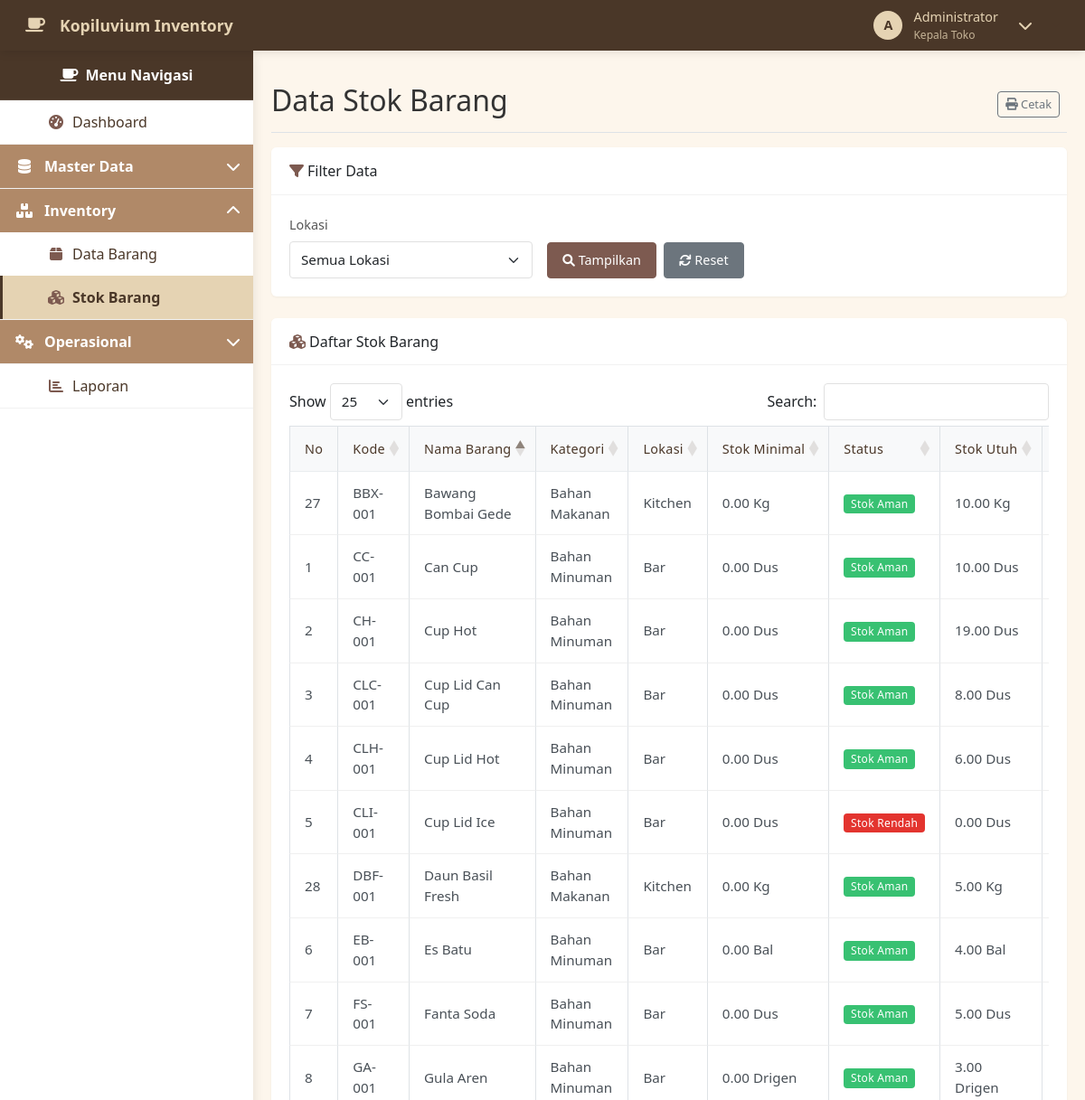
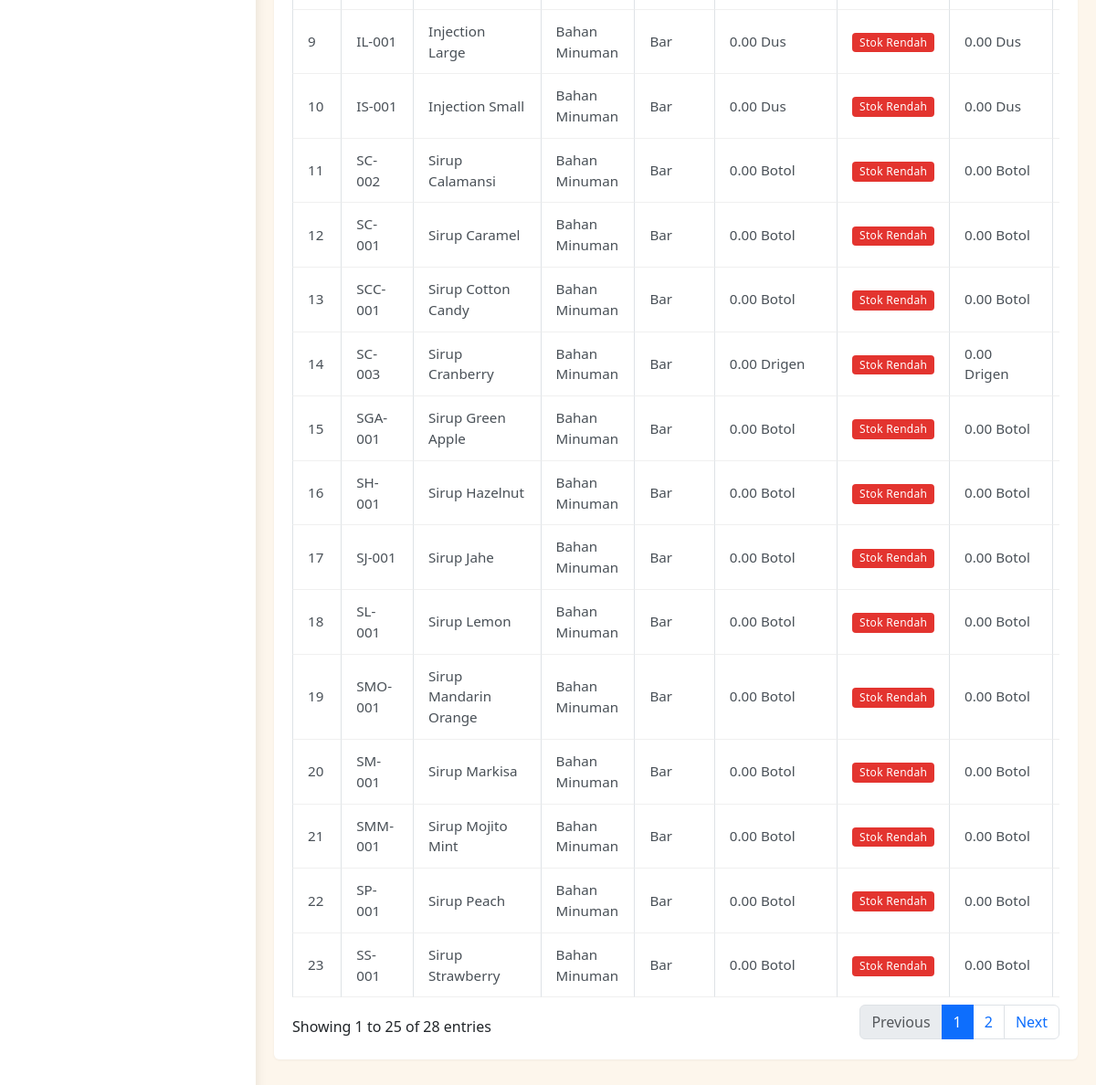
Page /modules/stock/index.php (signed in) on the committed database (2 pictures, top to bottom).
### tables this page shows
CREATE TABLE `stock` (
  `id` int(11) NOT NULL,
  `barang_id` int(11) NOT NULL,
  `lokasi_id` int(11) NOT NULL,
  `jumlah_utuh` decimal(12,2) DEFAULT 0.00,
  `jumlah_pecahan` decimal(12,2) DEFAULT 0.00,
  `stok_minimal` decimal(12,2) DEFAULT 0.00,
  `tanggal_update` date NOT NULL,
  `created_at` timestamp NOT NULL DEFAULT current_timestamp(),
  `updated_at` timestamp NOT NULL DEFAULT current_timestamp() ON UPDATE current_timestamp()
);

CREATE TABLE `barang` (
  `id` int(11) NOT NULL,
  `kode_barang` varchar(20) DEFAULT NULL,
  `nama_barang` varchar(100) NOT NULL,
  `kategori_id` int(11) NOT NULL,
  `satuan_utuh_id` int(11) NOT NULL,
  `satuan_pecahan_id` int(11) DEFAULT NULL,
  `is_aktif` tinyint(1) DEFAULT 1,
  `created_at` timestamp NOT NULL DEFAULT current_timestamp(),
  `updated_at` timestamp NOT NULL DEFAULT current_timestamp() ON UPDATE current_timestamp()
);

CREATE TABLE `kategori_barang` (
  `id` int(11) NOT NULL,
  `nama_kategori` varchar(50) NOT NULL,
  `lokasi_id` int(11) NOT NULL,
  `deskripsi` text DEFAULT NULL,
  `created_at` timestamp NOT NULL DEFAULT current_timestamp(),
  `updated_at` timestamp NOT NULL DEFAULT current_timestamp() ON UPDATE current_timestamp()
);

CREATE TABLE `lokasi` (
  `id` int(11) NOT NULL,
  `nama_lokasi` varchar(50) NOT NULL,
  `deskripsi` text DEFAULT NULL,
  `created_at` timestamp NOT NULL DEFAULT current_timestamp(),
  `updated_at` timestamp NOT NULL DEFAULT current_timestamp() ON UPDATE current_timestamp()
);

CREATE TABLE `satuan` (
  `id` int(11) NOT NULL,
  `nama_satuan` varchar(20) NOT NULL,
  `deskripsi` varchar(100) DEFAULT NULL,
  `created_at` timestamp NOT NULL DEFAULT current_timestamp(),
  `updated_at` timestamp NOT NULL DEFAULT current_timestamp() ON UPDATE current_timestamp()
);

### modules/stock/index.php (the view, shortened to what this page needs)
<?php
$db = new Database();
$conn = $db->getConnection();
$user_location_id = getUserLocationId();
$is_global_user = hasGlobalAccess();
if (!$is_global_user) {
    $lokasi_id = $user_location_id;
} else {
    $lokasi_id = isset($_GET['lokasi_id']) ? $_GET['lokasi_id'] : '';
}
$query = "SELECT s.*, b.kode_barang, b.nama_barang, k.nama_kategori,
          l.nama_lokasi, su.nama_satuan as satuan_utuh, sp.nama_satuan as satuan_pecahan
          FROM stock s
          JOIN barang b ON s.barang_id = b.id
          JOIN kategori_barang k ON b.kategori_id = k.id
          JOIN lokasi l ON s.lokasi_id = l.id
          JOIN satuan su ON b.satuan_utuh_id = su.id
          LEFT JOIN satuan sp ON b.satuan_pecahan_id = sp.id
          WHERE b.is_aktif = 1";
$query .= " ORDER BY l.nama_lokasi, k.nama_kategori, b.nama_barang ASC";
$stmt = $conn->prepare($query);
$stmt->execute();
$stock_list = $stmt->fetchAll(PDO::FETCH_ASSOC);
include '../../includes/header.php';
?>
<div class="d-flex justify-content-between flex-wrap flex-md-nowrap align-items-center pt-3 pb-2 mb-3 border-bottom">
    <h1 class="h2">Data Stok Barang</h1>
    <div class="btn-toolbar mb-2 mb-md-0">
        <div class="btn-group me-2">
            <a href="cetak.php<?php echo !empty($lokasi_id) ? '?lokasi_id=' . $lokasi_id : ''; ?>"
                class="btn btn-sm btn-outline-secondary" target="_blank">
                <i class="fas fa-print"></i> Cetak
            </a>
        </div>
    </div>
</div>
<div class="card mb-4">
    <div class="card-header">
        <i class="fas fa-filter me-1"></i>
        Filter Data
    </div>
    <div class="card-body">
        <form method="get" action="" class="row g-3">
            <div class="col-md-4">
                <label for="lokasi_id" class="form-label">Lokasi</label>
                <select class="form-select" id="lokasi_id" name="lokasi_id">
                    <option value="">Semua Lokasi</option>
                </select>
            </div>
            <div class="col-md-4 d-flex align-items-end">
                <button type="submit" class="btn btn-primary">
                    <i class="fas fa-search"></i> Tampilkan
                </button>
                <a href="index.php" class="btn btn-secondary ms-2">
                    <i class="fas fa-sync"></i> Reset
                </a>
            </div>
        </form>
    </div>
</div>
<div class="card mb-4">
    <div class="card-header">
        <i class="fas fa-cubes me-1"></i>
        Daftar Stok Barang
    </div>
    <div class="card-body">
        <div class="table-responsive">
            <table class="table table-bordered table-hover <?php echo !empty($stock_list) ? 'datatable' : ''; ?>"
                data-default-sort="2" data-default-order="asc">
                <thead>
                    <tr>
                        <th width="5%">No</th>
                        <th>Kode</th>
                        <th>Nama Barang</th>
                        <th>Kategori</th>
                        <th>Lokasi</th>
                        <th>Stok Minimal</th>
                        <th>Status</th>
                        <th>Stok Utuh</th>
                        <th>Stok Pecahan</th>
                    </tr>
                </thead>
                <tbody>
                    <?php if (empty($stock_list)): ?>
                        <tr>
                            <td colspan="11" class="text-center">Tidak ada data stok untuk filter yang dipilih. Silakan ubah
                                filter pencarian.</td>
                        </tr>
                    <?php else: ?>
                        <?php $no = 1;
                        foreach ($stock_list as $stock):
                            $status_class = ($stock['jumlah_utuh'] <= $stock['stok_minimal']) ? 'danger' : 'success';
                            $status_text = ($stock['jumlah_utuh'] <= $stock['stok_minimal']) ? 'Stok Rendah' : 'Stok Aman';
                            ?>
                            <tr>
                                <td><?php echo $no++; ?></td>
                                <td><?php echo $stock['kode_barang']; ?></td>
                                <td><?php echo $stock['nama_barang']; ?></td>
                                <td><?php echo $stock['nama_kategori']; ?></td>
                                <td><?php echo $stock['nama_lokasi']; ?></td>
                                <td><?php echo isset($stock['stok_minimal']) ? $stock['stok_minimal'] . ' ' . $stock['satuan_utuh'] : '-'; ?>
                                </td>
                                <td><span class="badge bg-<?php echo $status_class; ?>"><?php echo $status_text; ?></span></td>
                                <td><?php echo $stock['jumlah_utuh'] . ' ' . $stock['satuan_utuh']; ?></td>
                                <td>
                                </td>
                            </tr>
                        <?php endforeach; ?>
                    <?php endif; ?>
                </tbody>
            </table>
        </div>
    </div>
</div>
<?php include '../../includes/footer.php'; ?>

### includes/header.php (style rules this page uses)
:root { --coffee-dark: #4A3728; --coffee-medium: #7D5A50; --coffee-light: #B08968; --coffee-cream: #E5D3B3; --coffee-bg: #FDF6EC; --sidebar-width: 280px; --header-height: 56px; }
body { min-height: 100vh; display: flex; flex-direction: column; background-color: var(--coffee-bg); color: #333; overflow-x: hidden; }
.table { margin-bottom: 0; font-size: 0.95rem; }
.table thead th { background-color: #f8f9fa; border-bottom: 1px solid #e9ecef; color: var(--coffee-dark); font-weight: 500; padding: 0.85rem 1rem; white-space: nowrap; font-size: 0.9rem; letter-spacing: 0.3px; }
.table tbody td { padding: 0.75rem 1rem; vertical-align: middle; color: #495057; border-bottom: 1px solid #f0f0f0; }
.form-control, .form-select { border: 1px solid #e0e0e0; border-radius: 4px; padding: 0.5rem 0.75rem; font-size: 0.95rem; }
.form-label { font-weight: 500; color: #555; font-size: 0.9rem; margin-bottom: 0.5rem; }
.card { border: none; box-shadow: 0 1px 3px rgba(0, 0, 0, 0.05); border-radius: 6px; overflow: hidden; margin-bottom: 1.5rem; }
.card-header { background-color: #fff; border-bottom: 1px solid rgba(0, 0, 0, 0.05); padding: 0.85rem 1.25rem; display: flex; align-items: center; }
.card-header i { color: var(--coffee-medium); margin-right: 0.75rem; }
.card-body { padding: 1.25rem; }
.badge { padding: 0.4em 0.65em; font-weight: 500; border-radius: 4px; font-size: 0.75rem; letter-spacing: 0.3px; }
.bg-success { background-color: #38c172 !important; }
.bg-danger { background-color: #e3342f !important; }
.btn { font-weight: 500; padding: 0.5rem 1rem; border-radius: 4px; font-size: 0.9rem; transition: all 0.2s; }
.btn-sm { padding: 0.25rem 0.5rem; font-size: 0.8rem; }
.btn-primary { background-color: var(--coffee-medium); border-color: var(--coffee-medium); }
.btn i { font-size: 0.85rem; }

### rows in the picture
stock: barang.kode_barang "CC-001", barang.nama_barang "Can Cup", kategori_barang.nama_kategori "Bahan Minuman", lokasi.nama_lokasi "Bar", stok_minimal "0.00", satuan.nama_satuan "Dus", status_text "Stok Aman", jumlah_utuh "10.00"
stock: barang.kode_barang "CH-001", barang.nama_barang "Cup Hot", kategori_barang.nama_kategori "Bahan Minuman", lokasi.nama_lokasi "Bar", stok_minimal "0.00", satuan.nama_satuan "Dus", status_text "Stok Aman", jumlah_utuh "19.00"
stock: barang.kode_barang "CLC-001", barang.nama_barang "Cup Lid Can Cup", kategori_barang.nama_kategori "Bahan Minuman", lokasi.nama_lokasi "Bar", stok_minimal "0.00", satuan.nama_satuan "Dus", status_text "Stok Aman", jumlah_utuh "8.00"
stock: barang.kode_barang "CLH-001", barang.nama_barang "Cup Lid Hot", kategori_barang.nama_kategori "Bahan Minuman", lokasi.nama_lokasi "Bar", stok_minimal "0.00", satuan.nama_satuan "Dus", status_text "Stok Aman", jumlah_utuh "6.00"
stock: barang.kode_barang "CLI-001", barang.nama_barang "Cup Lid Ice", kategori_barang.nama_kategori "Bahan Minuman", lokasi.nama_lokasi "Bar", stok_minimal "0.00", satuan.nama_satuan "Dus", status_text "Stok Rendah", jumlah_utuh "0.00"
stock: barang.kode_barang "EB-001", barang.nama_barang "Es Batu", kategori_barang.nama_kategori "Bahan Minuman", lokasi.nama_lokasi "Bar", stok_minimal "0.00", satuan.nama_satuan "Bal", status_text "Stok Aman", jumlah_utuh "4.00"
stock: barang.kode_barang "FS-001", barang.nama_barang "Fanta Soda", kategori_barang.nama_kategori "Bahan Minuman", lokasi.nama_lokasi "Bar", stok_minimal "0.00", satuan.nama_satuan "Dus", status_text "Stok Aman", jumlah_utuh "5.00"
stock: barang.kode_barang "GA-001", barang.nama_barang "Gula Aren", kategori_barang.nama_kategori "Bahan Minuman", lokasi.nama_lokasi "Bar", stok_minimal "0.00", satuan.nama_satuan "Drigen", status_text "Stok Aman", jumlah_utuh "3.00"
stock: barang.kode_barang "IL-001", barang.nama_barang "Injection Large", kategori_barang.nama_kategori "Bahan Minuman", lokasi.nama_lokasi "Bar", stok_minimal "0.00", satuan.nama_satuan "Dus", status_text "Stok Rendah", jumlah_utuh "0.00"
stock: barang.kode_barang "IS-001", barang.nama_barang "Injection Small", kategori_barang.nama_kategori "Bahan Minuman", lokasi.nama_lokasi "Bar", stok_minimal "0.00", satuan.nama_satuan "Dus", status_text "Stok Rendah", jumlah_utuh "0.00"
stock: barang.kode_barang "SC-002", barang.nama_barang "Sirup Calamansi", kategori_barang.nama_kategori "Bahan Minuman", lokasi.nama_lokasi "Bar", stok_minimal "0.00", satuan.nama_satuan "Botol", status_text "Stok Rendah", jumlah_utuh "0.00"
stock: barang.kode_barang "SC-001", barang.nama_barang "Sirup Caramel", kategori_barang.nama_kategori "Bahan Minuman", lokasi.nama_lokasi "Bar", stok_minimal "0.00", satuan.nama_satuan "Botol", status_text "Stok Rendah", jumlah_utuh "0.00"
stock: barang.kode_barang "SCC-001", barang.nama_barang "Sirup Cotton Candy", kategori_barang.nama_kategori "Bahan Minuman", lokasi.nama_lokasi "Bar", stok_minimal "0.00", satuan.nama_satuan "Botol", status_text "Stok Rendah", jumlah_utuh "0.00"
stock: barang.kode_barang "SC-003", barang.nama_barang "Sirup Cranberry", kategori_barang.nama_kategori "Bahan Minuman", lokasi.nama_lokasi "Bar", stok_minimal "0.00", satuan.nama_satuan "Drigen", status_text "Stok Rendah", jumlah_utuh "0.00"
stock: barang.kode_barang "SGA-001", barang.nama_barang "Sirup Green Apple", kategori_barang.nama_kategori "Bahan Minuman", lokasi.nama_lokasi "Bar", stok_minimal "0.00", satuan.nama_satuan "Botol", status_text "Stok Rendah", jumlah_utuh "0.00"
stock: barang.kode_barang "SH-001", barang.nama_barang "Sirup Hazelnut", kategori_barang.nama_kategori "Bahan Minuman", lokasi.nama_lokasi "Bar", stok_minimal "0.00", satuan.nama_satuan "Botol", status_text "Stok Rendah", jumlah_utuh "0.00"
stock: barang.kode_barang "SJ-001", barang.nama_barang "Sirup Jahe", kategori_barang.nama_kategori "Bahan Minuman", lokasi.nama_lokasi "Bar", stok_minimal "0.00", satuan.nama_satuan "Botol", status_text "Stok Rendah", jumlah_utuh "0.00"
stock: barang.kode_barang "SL-001", barang.nama_barang "Sirup Lemon", kategori_barang.nama_kategori "Bahan Minuman", lokasi.nama_lokasi "Bar", stok_minimal "0.00", satuan.nama_satuan "Botol", status_text "Stok Rendah", jumlah_utuh "0.00"
stock: barang.kode_barang "SMO-001", barang.nama_barang "Sirup Mandarin Orange", kategori_barang.nama_kategori "Bahan Minuman", lokasi.nama_lokasi "Bar", stok_minimal "0.00", satuan.nama_satuan "Botol", status_text "Stok Rendah", jumlah_utuh "0.00"
stock: barang.kode_barang "SM-001", barang.nama_barang "Sirup Markisa", kategori_barang.nama_kategori "Bahan Minuman", lokasi.nama_lokasi "Bar", stok_minimal "0.00", satuan.nama_satuan "Botol", status_text "Stok Rendah", jumlah_utuh "0.00"
stock: barang.kode_barang "SMM-001", barang.nama_barang "Sirup Mojito Mint", kategori_barang.nama_kategori "Bahan Minuman", lokasi.nama_lokasi "Bar", stok_minimal "0.00", satuan.nama_satuan "Botol", status_text "Stok Rendah", jumlah_utuh "0.00"
stock: barang.kode_barang "SP-001", barang.nama_barang "Sirup Peach", kategori_barang.nama_kategori "Bahan Minuman", lokasi.nama_lokasi "Bar", stok_minimal "0.00", satuan.nama_satuan "Botol", status_text "Stok Rendah", jumlah_utuh "0.00"
stock: barang.kode_barang "SS-001", barang.nama_barang "Sirup Strawberry", kategori_barang.nama_kategori "Bahan Minuman", lokasi.nama_lokasi "Bar", stok_minimal "0.00", satuan.nama_satuan "Botol", status_text "Stok Rendah", jumlah_utuh "0.00"
stock: barang.kode_barang "BBX-001", barang.nama_barang "Bawang Bombai Gede", kategori_barang.nama_kategori "Bahan Makanan", lokasi.nama_lokasi "Kitchen", stok_minimal "0.00", satuan.nama_satuan "Kg", status_text "Stok Aman", jumlah_utuh "10.00"
stock: barang.kode_barang "DBF-001", barang.nama_barang "Daun Basil Fresh", kategori_barang.nama_kategori "Bahan Makanan", lokasi.nama_lokasi "Kitchen", stok_minimal "0.00", satuan.nama_satuan "Kg", status_text "Stok Aman", jumlah_utuh "5.00"

### other values in the picture
substr($_SESSION['nama_lengkap'], 0, 1) "A"
$_SESSION['nama_lengkap'] "Administrator"
$role_display[$_SESSION['role']] "Kepala Toko"
